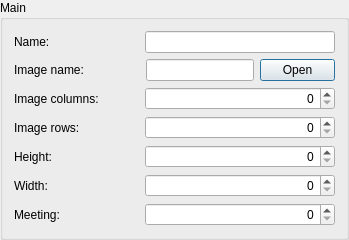
                <widget class="QGroupBox" name="EntityMainBox">
                 <property name="title">
                  <string>Main</string>
                 </property>
                 <layout class="QVBoxLayout" name="verticalLayout_7">
                  <item>
                   <widget class="QWidget" name="Name" native="true">
                    <property name="enabled">
                     <bool>true</bool>
                    </property>
                    <layout class="QHBoxLayout" name="meeting_2">
                     <property name="margin">
                      <number>0</number>
                     </property>
                     <item>
                      <widget class="QLabel" name="label_17">
                       <property name="text">
                        <string>Name:</string>
                       </property>
                      </widget>
                     </item>
                     <item>
                      <spacer name="horizontalSpacer_17">
                       <property name="orientation">
                        <enum>Qt::Horizontal</enum>
                       </property>
                       <property name="sizeHint" stdset="0">
                        <size>
                         <width>40</width>
                         <height>20</height>
                        </size>
                       </property>
                      </spacer>
                     </item>
                     <item>
                      <widget class="QLineEdit" name="lineEdit_21">
                       <property name="minimumSize">
                        <size>
                         <width>190</width>
                         <height>0</height>
                        </size>
                       </property>
                       <property name="maximumSize">
                        <size>
                         <width>190</width>
                         <height>16777215</height>
                        </size>
                       </property>
                       <property name="inputMethodHints">
                        <set>Qt::ImhNone</set>
                       </property>
                      </widget>
                     </item>
                    </layout>
                   </widget>
                  </item>
                  <item>
                   <widget class="QWidget" name="Image_3" native="true">
                    <layout class="QHBoxLayout" name="Image">
                     <property name="margin">
                      <number>0</number>
                     </property>
                     <item>
                      <widget class="QLabel" name="label_2">
                       <property name="text">
                        <string>Image name:</string>
                       </property>
                      </widget>
                     </item>
                     <item>
                      <spacer name="horizontalSpacer">
                       <property name="orientation">
                        <enum>Qt::Horizontal</enum>
                       </property>
                       <property name="sizeHint" stdset="0">
                        <size>
                         <width>40</width>
                         <height>20</height>
                        </size>
                       </property>
                      </spacer>
                     </item>
                     <item>
                      <widget class="QLineEdit" name="EntityImgField">
                       <property name="sizePolicy">
                        <sizepolicy hsizetype="Preferred" vsizetype="Fixed">
                         <horstretch>0</horstretch>
                         <verstretch>0</verstretch>
                        </sizepolicy>
                       </property>
                       <property name="maximumSize">
                        <size>
                         <width>190</width>
                         <height>16777215</height>
                        </size>
                       </property>
                      </widget>
                     </item>
                     <item>
                      <widget class="QDialogButtonBox" name="EntityImgButton">
                       <property name="maximumSize">
                        <size>
                         <width>75</width>
                         <height>16777215</height>
                        </size>
                       </property>
                       <property name="standardButtons">
                        <set>QDialogButtonBox::Open</set>
                       </property>
                      </widget>
                     </item>
                    </layout>
                   </widget>
                  </item>
                  <item>
                   <widget class="QWidget" name="Imagecols" native="true">
                    <layout class="QHBoxLayout" name="imgcols_7">
                     <property name="margin">
                      <number>0</number>
                     </property>
                     <item>
                      <widget class="QLabel" name="label_36">
                       <property name="text">
                        <string>Image columns:</string>
                       </property>
                      </widget>
                     </item>
                     <item>
                      <spacer name="horizontalSpacer_34">
                       <property name="orientation">
                        <enum>Qt::Horizontal</enum>
                       </property>
                       <property name="sizeHint" stdset="0">
                        <size>
                         <width>40</width>
                         <height>20</height>
                        </size>
                       </property>
                      </spacer>
                     </item>
                     <item>
                      <widget class="QSpinBox" name="spinBox_7">
                       <property name="sizePolicy">
                        <sizepolicy hsizetype="Maximum" vsizetype="Fixed">
                         <horstretch>0</horstretch>
                         <verstretch>0</verstretch>
                        </sizepolicy>
                       </property>
                       <property name="minimumSize">
                        <size>
                         <width>190</width>
                         <height>0</height>
                        </size>
                       </property>
                       <property name="maximumSize">
                        <size>
                         <width>190</width>
                         <height>16777215</height>
                        </size>
                       </property>
                       <property name="alignment">
                        <set>Qt::AlignRight|Qt::AlignTrailing|Qt::AlignVCenter</set>
                       </property>
                       <property name="maximum">
                        <number>999999999</number>
                       </property>
                      </widget>
                     </item>
                    </layout>
                   </widget>
                  </item>
                  <item>
                   <widget class="QWidget" name="Imagerows" native="true">
                    <layout class="QHBoxLayout" name="imgcols_8">
                     <property name="margin">
                      <number>0</number>
                     </property>
                     <item>
                      <widget class="QLabel" name="label_37">
                       <property name="text">
                        <string>Image rows:</string>
                       </property>
                      </widget>
                     </item>
                     <item>
                      <spacer name="horizontalSpacer_35">
                       <property name="orientation">
                        <enum>Qt::Horizontal</enum>
                       </property>
                       <property name="sizeHint" stdset="0">
                        <size>
                         <width>40</width>
                         <height>20</height>
                        </size>
                       </property>
                      </spacer>
                     </item>
                     <item>
                      <widget class="QSpinBox" name="spinBox_8">
                       <property name="sizePolicy">
                        <sizepolicy hsizetype="Maximum" vsizetype="Fixed">
                         <horstretch>0</horstretch>
                         <verstretch>0</verstretch>
                        </sizepolicy>
                       </property>
                       <property name="minimumSize">
                        <size>
                         <width>190</width>
                         <height>0</height>
                        </size>
                       </property>
                       <property name="alignment">
                        <set>Qt::AlignRight|Qt::AlignTrailing|Qt::AlignVCenter</set>
                       </property>
                       <property name="maximum">
                        <number>999999999</number>
                       </property>
                      </widget>
                     </item>
                    </layout>
                   </widget>
                  </item>
                  <item>
                   <widget class="QWidget" name="Height" native="true">
                    <layout class="QHBoxLayout" name="imgcols_9">
                     <property name="margin">
                      <number>0</number>
                     </property>
                     <item>
                      <widget class="QLabel" name="label_38">
                       <property name="text">
                        <string>Height:</string>
                       </property>
                      </widget>
                     </item>
                     <item>
                      <spacer name="horizontalSpacer_36">
                       <property name="orientation">
                        <enum>Qt::Horizontal</enum>
                       </property>
                       <property name="sizeHint" stdset="0">
                        <size>
                         <width>40</width>
                         <height>20</height>
                        </size>
                       </property>
                      </spacer>
                     </item>
                     <item>
                      <widget class="QSpinBox" name="spinBox_9">
                       <property name="sizePolicy">
                        <sizepolicy hsizetype="Maximum" vsizetype="Fixed">
                         <horstretch>0</horstretch>
                         <verstretch>0</verstretch>
                        </sizepolicy>
                       </property>
                       <property name="minimumSize">
                        <size>
                         <width>190</width>
                         <height>0</height>
                        </size>
                       </property>
                       <property name="alignment">
                        <set>Qt::AlignRight|Qt::AlignTrailing|Qt::AlignVCenter</set>
                       </property>
                       <property name="maximum">
                        <number>999999999</number>
                       </property>
                      </widget>
                     </item>
                    </layout>
                   </widget>
                  </item>
                  <item>
                   <widget class="QWidget" name="Width" native="true">
                    <layout class="QHBoxLayout" name="imgcols_10">
                     <property name="margin">
                      <number>0</number>
                     </property>
                     <item>
                      <widget class="QLabel" name="label_39">
                       <property name="text">
                        <string>Width:</string>
                       </property>
                      </widget>
                     </item>
                     <item>
                      <spacer name="horizontalSpacer_37">
                       <property name="orientation">
                        <enum>Qt::Horizontal</enum>
                       </property>
                       <property name="sizeHint" stdset="0">
                        <size>
                         <width>40</width>
                         <height>20</height>
                        </size>
                       </property>
                      </spacer>
                     </item>
                     <item>
                      <widget class="QSpinBox" name="spinBox_10">
                       <property name="sizePolicy">
                        <sizepolicy hsizetype="Maximum" vsizetype="Fixed">
                         <horstretch>0</horstretch>
                         <verstretch>0</verstretch>
                        </sizepolicy>
                       </property>
                       <property name="minimumSize">
                        <size>
                         <width>190</width>
                         <height>0</height>
                        </size>
                       </property>
                       <property name="alignment">
                        <set>Qt::AlignRight|Qt::AlignTrailing|Qt::AlignVCenter</set>
                       </property>
                       <property name="maximum">
                        <number>999999999</number>
                       </property>
                      </widget>
                     </item>
                    </layout>
                   </widget>
                  </item>
                  <item>
                   <widget class="QWidget" name="Meeting" native="true">
                    <layout class="QHBoxLayout" name="imgcols_11">
                     <property name="margin">
                      <number>0</number>
                     </property>
                     <item>
                      <widget class="QLabel" name="label_40">
                       <property name="text">
                        <string>Meeting:</string>
                       </property>
                      </widget>
                     </item>
                     <item>
                      <spacer name="horizontalSpacer_38">
                       <property name="orientation">
                        <enum>Qt::Horizontal</enum>
                       </property>
                       <property name="sizeHint" stdset="0">
                        <size>
                         <width>40</width>
                         <height>20</height>
                        </size>
                       </property>
                      </spacer>
                     </item>
                     <item>
                      <widget class="QSpinBox" name="spinBox_11">
                       <property name="sizePolicy">
                        <sizepolicy hsizetype="Maximum" vsizetype="Fixed">
                         <horstretch>0</horstretch>
                         <verstretch>0</verstretch>
                        </sizepolicy>
                       </property>
                       <property name="minimumSize">
                        <size>
                         <width>190</width>
                         <height>0</height>
                        </size>
                       </property>
                       <property name="alignment">
                        <set>Qt::AlignRight|Qt::AlignTrailing|Qt::AlignVCenter</set>
                       </property>
                       <property name="maximum">
                        <number>100</number>
                       </property>
                      </widget>
                     </item>
                    </layout>
                   </widget>
                  </item>
                 </layout>
                </widget>
